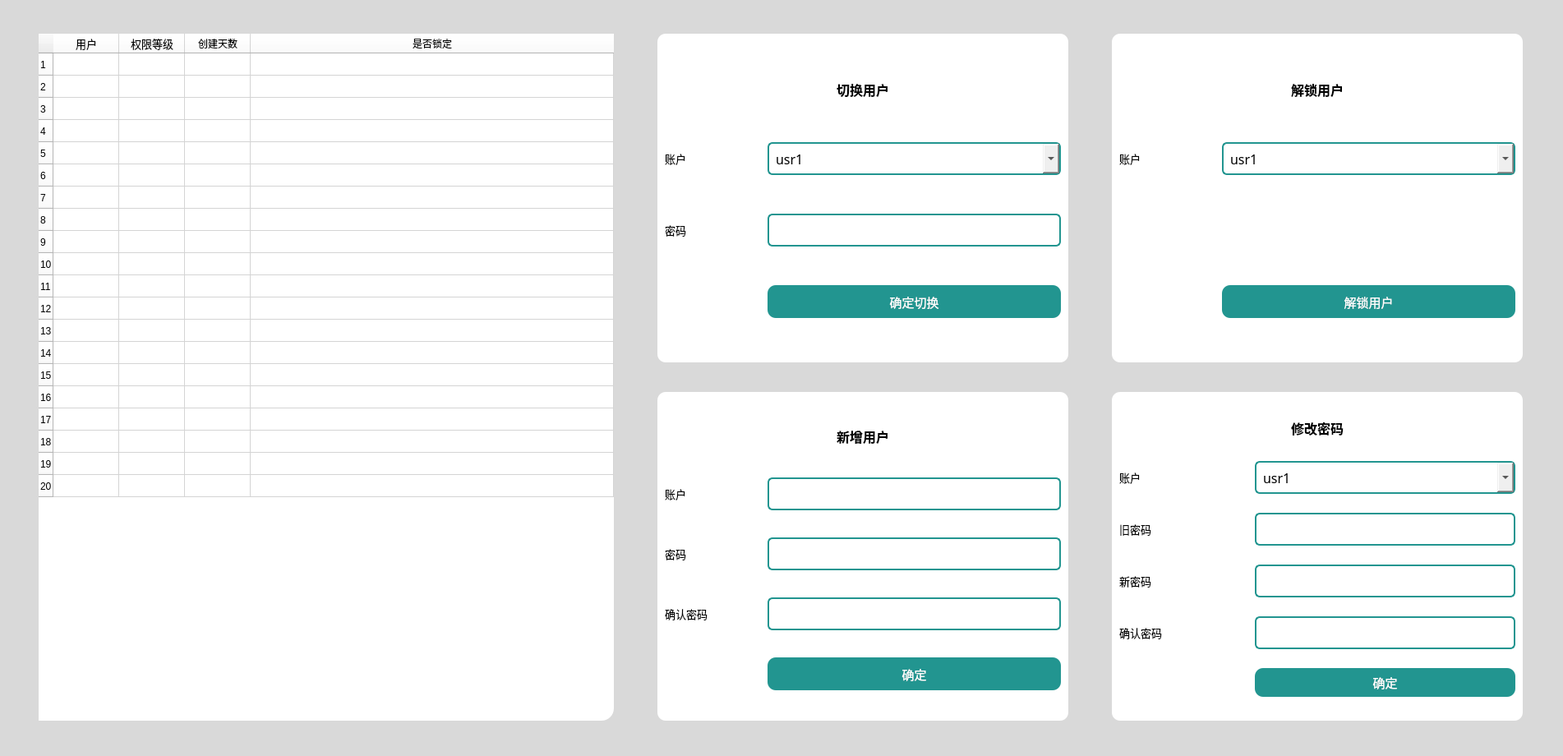
<?xml version="1.0" encoding="UTF-8"?>
<ui version="4.0">
 <class>PageUser</class>
 <widget class="QWidget" name="PageUser">
  <property name="geometry">
   <rect>
    <x>0</x>
    <y>0</y>
    <width>1902</width>
    <height>920</height>
   </rect>
  </property>
  <property name="windowTitle">
   <string>Form</string>
  </property>
  <property name="styleSheet">
   <string notr="true">QPushButton {
    background-color: #229590;  /* 蓝色背景 */
    color: white;
    border-radius: 10px;        /* 圆角大小 */
    padding: 6px 12px;          /* 内边距 */
}


/* 按钮按下效果 */
QPushButton:pressed {
    background-color: #16615e;  /* 更深的颜色 */
    padding-top: 7px;          /* 模拟下沉效果 */
    padding-bottom: 5px;
    margin-top: 1px;           /* 保持总高度不变 */
} 

QFrame
{
background-color: rgb(255, 255, 255);
border-radius: 10px; 
}

#PageUser
{
	background-color: rgb(217, 217, 217);
}

QLineEdit
{
border-radius: 6px;
border: 2px solid  rgb(34, 149, 144);       /* 边框颜色和宽度 */
padding: 4px;                    /* 内边距，避免文字太靠边 */
}


QComboBox:disabled {
    border: 2px solid #229590;
    border-radius: 6px;
    padding: 4px 8px;
    color: #666666;
}

QPushButton:disabled {
    background-color: #a7a7a7;
    color: white;
    border-radius: 10px;
    padding: 6px 12px;
}

QLineEdit:disabled {
    border-radius: 15px;
    border: 2px solid rgb(34, 149, 144);
    padding: 4px;
    color: #666666;
}</string>
  </property>
  <layout class="QGridLayout" name="gridLayout">
   <property name="leftMargin">
    <number>0</number>
   </property>
   <property name="rightMargin">
    <number>0</number>
   </property>
   <item row="1" column="2">
    <widget class="QFrame" name="framecChgPasswd">
     <property name="sizePolicy">
      <sizepolicy hsizetype="Preferred" vsizetype="Preferred">
       <horstretch>0</horstretch>
       <verstretch>0</verstretch>
      </sizepolicy>
     </property>
     <property name="maximumSize">
      <size>
       <width>500</width>
       <height>400</height>
      </size>
     </property>
     <property name="font">
      <font>
       <family>Microsoft YaHei</family>
       <pointsize>9</pointsize>
      </font>
     </property>
     <property name="styleSheet">
      <string notr="true"/>
     </property>
     <layout class="QGridLayout" name="gridLayout_3" rowstretch="1,1,1,1,0,0" columnstretch="2,4">
      <item row="5" column="1">
       <widget class="QPushButton" name="userKeyWordBtn">
        <property name="sizePolicy">
         <sizepolicy hsizetype="Preferred" vsizetype="Preferred">
          <horstretch>0</horstretch>
          <verstretch>0</verstretch>
         </sizepolicy>
        </property>
        <property name="maximumSize">
         <size>
          <width>16777215</width>
          <height>35</height>
         </size>
        </property>
        <property name="font">
         <font>
          <family>Microsoft YaHei</family>
          <pointsize>11</pointsize>
         </font>
        </property>
        <property name="styleSheet">
         <string notr="true"/>
        </property>
        <property name="text">
         <string>确定</string>
        </property>
       </widget>
      </item>
      <item row="1" column="1">
       <widget class="QComboBox" name="userCoBoxKeyWord">
        <property name="sizePolicy">
         <sizepolicy hsizetype="Preferred" vsizetype="Preferred">
          <horstretch>0</horstretch>
          <verstretch>0</verstretch>
         </sizepolicy>
        </property>
        <property name="maximumSize">
         <size>
          <width>16777215</width>
          <height>40</height>
         </size>
        </property>
        <property name="font">
         <font>
          <family>Microsoft YaHei</family>
          <pointsize>12</pointsize>
         </font>
        </property>
        <property name="styleSheet">
         <string notr="true">QComboBox {
 
    border: 2px solid #229590;
    border-radius: 6px;
    padding: 4px 8px;
}
QComboBox::drop-down {

    width: 20px;
}

/* 这是控制下拉选项背景的关键部分 */
QComboBox QAbstractItemView {
    background-color: #229590; /* 下拉选项背景色 */
    color: #ffffff; /* 下拉选项文字颜色 */
    selection-background-color: #00ff00; /* 下拉选项中选中项的背景色 */
    border: 1px solid #26c6da; /* 下拉选项边框 */
    outline: 0; /* 移除选中项的虚线框 */
    border-radius: 6px; /* 下拉选项圆角 */
}</string>
        </property>
        <property name="currentText">
         <string notr="true">usr1</string>
        </property>
        <item>
         <property name="text">
          <string>usr1</string>
         </property>
        </item>
       </widget>
      </item>
      <item row="0" column="0" colspan="2" alignment="Qt::AlignHCenter">
       <widget class="QLabel" name="label_45">
        <property name="sizePolicy">
         <sizepolicy hsizetype="Preferred" vsizetype="Preferred">
          <horstretch>0</horstretch>
          <verstretch>0</verstretch>
         </sizepolicy>
        </property>
        <property name="maximumSize">
         <size>
          <width>16777215</width>
          <height>35</height>
         </size>
        </property>
        <property name="baseSize">
         <size>
          <width>60</width>
          <height>20</height>
         </size>
        </property>
        <property name="font">
         <font>
          <family>Microsoft YaHei</family>
          <pointsize>12</pointsize>
          <bold>true</bold>
         </font>
        </property>
        <property name="text">
         <string>修改密码</string>
        </property>
       </widget>
      </item>
      <item row="1" column="0">
       <widget class="QLabel" name="label_46">
        <property name="sizePolicy">
         <sizepolicy hsizetype="Preferred" vsizetype="Preferred">
          <horstretch>0</horstretch>
          <verstretch>0</verstretch>
         </sizepolicy>
        </property>
        <property name="font">
         <font>
          <family>Microsoft YaHei</family>
          <pointsize>10</pointsize>
          <bold>false</bold>
         </font>
        </property>
        <property name="text">
         <string>账户</string>
        </property>
       </widget>
      </item>
      <item row="2" column="1">
       <widget class="QLineEdit" name="userChangeKeyword">
        <property name="sizePolicy">
         <sizepolicy hsizetype="Preferred" vsizetype="Preferred">
          <horstretch>0</horstretch>
          <verstretch>0</verstretch>
         </sizepolicy>
        </property>
        <property name="maximumSize">
         <size>
          <width>16777215</width>
          <height>40</height>
         </size>
        </property>
        <property name="font">
         <font>
          <family>Microsoft YaHei</family>
          <pointsize>10</pointsize>
         </font>
        </property>
        <property name="styleSheet">
         <string notr="true"/>
        </property>
        <property name="text">
         <string/>
        </property>
        <property name="echoMode">
         <enum>QLineEdit::Password</enum>
        </property>
       </widget>
      </item>
      <item row="3" column="1">
       <widget class="QLineEdit" name="userChangeKeyword1">
        <property name="sizePolicy">
         <sizepolicy hsizetype="Preferred" vsizetype="Preferred">
          <horstretch>0</horstretch>
          <verstretch>0</verstretch>
         </sizepolicy>
        </property>
        <property name="maximumSize">
         <size>
          <width>16777215</width>
          <height>40</height>
         </size>
        </property>
        <property name="font">
         <font>
          <family>Microsoft YaHei</family>
         </font>
        </property>
        <property name="echoMode">
         <enum>QLineEdit::Password</enum>
        </property>
       </widget>
      </item>
      <item row="2" column="0">
       <widget class="QLabel" name="label_47">
        <property name="sizePolicy">
         <sizepolicy hsizetype="Preferred" vsizetype="Preferred">
          <horstretch>0</horstretch>
          <verstretch>0</verstretch>
         </sizepolicy>
        </property>
        <property name="font">
         <font>
          <family>Microsoft YaHei</family>
          <pointsize>10</pointsize>
          <bold>false</bold>
         </font>
        </property>
        <property name="text">
         <string>旧密码</string>
        </property>
       </widget>
      </item>
      <item row="4" column="1">
       <widget class="QLineEdit" name="userChangeKeyword2">
        <property name="sizePolicy">
         <sizepolicy hsizetype="Preferred" vsizetype="Preferred">
          <horstretch>0</horstretch>
          <verstretch>0</verstretch>
         </sizepolicy>
        </property>
        <property name="maximumSize">
         <size>
          <width>16777215</width>
          <height>40</height>
         </size>
        </property>
        <property name="font">
         <font>
          <family>Microsoft YaHei</family>
         </font>
        </property>
        <property name="echoMode">
         <enum>QLineEdit::Password</enum>
        </property>
       </widget>
      </item>
      <item row="3" column="0">
       <widget class="QLabel" name="label">
        <property name="sizePolicy">
         <sizepolicy hsizetype="Preferred" vsizetype="Preferred">
          <horstretch>0</horstretch>
          <verstretch>0</verstretch>
         </sizepolicy>
        </property>
        <property name="font">
         <font>
          <family>Microsoft YaHei</family>
          <pointsize>10</pointsize>
         </font>
        </property>
        <property name="text">
         <string>新密码</string>
        </property>
       </widget>
      </item>
      <item row="4" column="0">
       <widget class="QLabel" name="label_3">
        <property name="sizePolicy">
         <sizepolicy hsizetype="Preferred" vsizetype="Preferred">
          <horstretch>0</horstretch>
          <verstretch>0</verstretch>
         </sizepolicy>
        </property>
        <property name="font">
         <font>
          <family>Microsoft YaHei</family>
          <pointsize>10</pointsize>
         </font>
        </property>
        <property name="text">
         <string>确认密码</string>
        </property>
       </widget>
      </item>
     </layout>
    </widget>
   </item>
   <item row="0" column="0" rowspan="2">
    <widget class="QTableWidget" name="userTable">
     <property name="sizePolicy">
      <sizepolicy hsizetype="Preferred" vsizetype="Preferred">
       <horstretch>0</horstretch>
       <verstretch>0</verstretch>
      </sizepolicy>
     </property>
     <property name="minimumSize">
      <size>
       <width>350</width>
       <height>0</height>
      </size>
     </property>
     <property name="maximumSize">
      <size>
       <width>700</width>
       <height>850</height>
      </size>
     </property>
     <property name="font">
      <font>
       <family>Microsoft YaHei</family>
       <pointsize>10</pointsize>
      </font>
     </property>
     <property name="styleSheet">
      <string notr="true">#userTable
 {
        border-radius: 15px;        /* 圆角半径，可根据需要调整 */
        background-color: white;    /* 可选：背景色 */
    
}</string>
     </property>
     <property name="editTriggers">
      <set>QAbstractItemView::NoEditTriggers</set>
     </property>
     <property name="gridStyle">
      <enum>Qt::SolidLine</enum>
     </property>
     <property name="wordWrap">
      <bool>true</bool>
     </property>
     <property name="cornerButtonEnabled">
      <bool>true</bool>
     </property>
     <property name="rowCount">
      <number>20</number>
     </property>
     <property name="columnCount">
      <number>4</number>
     </property>
     <attribute name="horizontalHeaderVisible">
      <bool>true</bool>
     </attribute>
     <attribute name="horizontalHeaderCascadingSectionResizes">
      <bool>false</bool>
     </attribute>
     <attribute name="horizontalHeaderMinimumSectionSize">
      <number>80</number>
     </attribute>
     <attribute name="horizontalHeaderDefaultSectionSize">
      <number>80</number>
     </attribute>
     <attribute name="horizontalHeaderHighlightSections">
      <bool>true</bool>
     </attribute>
     <attribute name="horizontalHeaderShowSortIndicator" stdset="0">
      <bool>false</bool>
     </attribute>
     <attribute name="horizontalHeaderStretchLastSection">
      <bool>true</bool>
     </attribute>
     <attribute name="verticalHeaderVisible">
      <bool>true</bool>
     </attribute>
     <attribute name="verticalHeaderCascadingSectionResizes">
      <bool>false</bool>
     </attribute>
     <attribute name="verticalHeaderMinimumSectionSize">
      <number>20</number>
     </attribute>
     <attribute name="verticalHeaderDefaultSectionSize">
      <number>27</number>
     </attribute>
     <attribute name="verticalHeaderHighlightSections">
      <bool>false</bool>
     </attribute>
     <attribute name="verticalHeaderShowSortIndicator" stdset="0">
      <bool>false</bool>
     </attribute>
     <attribute name="verticalHeaderStretchLastSection">
      <bool>false</bool>
     </attribute>
     <row/>
     <row/>
     <row/>
     <row/>
     <row/>
     <row/>
     <row/>
     <row/>
     <row/>
     <row/>
     <row/>
     <row/>
     <row/>
     <row/>
     <row/>
     <row/>
     <row/>
     <row/>
     <row/>
     <row/>
     <column>
      <property name="text">
       <string>用户</string>
      </property>
      <property name="font">
       <font>
        <pointsize>10</pointsize>
       </font>
      </property>
     </column>
     <column>
      <property name="text">
       <string>权限等级</string>
      </property>
      <property name="font">
       <font>
        <pointsize>10</pointsize>
       </font>
      </property>
     </column>
     <column>
      <property name="text">
       <string>创建天数</string>
      </property>
     </column>
     <column>
      <property name="text">
       <string>是否锁定</string>
      </property>
     </column>
     <item row="0" column="0">
      <property name="text">
       <string/>
      </property>
     </item>
     <item row="0" column="1">
      <property name="text">
       <string/>
      </property>
      <property name="font">
       <font>
        <pointsize>12</pointsize>
       </font>
      </property>
     </item>
     <item row="1" column="0">
      <property name="text">
       <string/>
      </property>
     </item>
     <item row="1" column="1">
      <property name="text">
       <string/>
      </property>
     </item>
    </widget>
   </item>
   <item row="0" column="1">
    <widget class="QFrame" name="frameSwitch">
     <property name="sizePolicy">
      <sizepolicy hsizetype="Preferred" vsizetype="Preferred">
       <horstretch>0</horstretch>
       <verstretch>0</verstretch>
      </sizepolicy>
     </property>
     <property name="minimumSize">
      <size>
       <width>200</width>
       <height>0</height>
      </size>
     </property>
     <property name="maximumSize">
      <size>
       <width>500</width>
       <height>400</height>
      </size>
     </property>
     <property name="font">
      <font>
       <family>Microsoft YaHei UI</family>
       <pointsize>9</pointsize>
      </font>
     </property>
     <property name="styleSheet">
      <string notr="true"/>
     </property>
     <layout class="QGridLayout" name="gridLayout_2" rowstretch="1,0,0,0" columnstretch="1,3">
      <property name="sizeConstraint">
       <enum>QLayout::SetMinimumSize</enum>
      </property>
      <item row="1" column="0">
       <widget class="QLabel" name="label_60">
        <property name="sizePolicy">
         <sizepolicy hsizetype="Preferred" vsizetype="Preferred">
          <horstretch>0</horstretch>
          <verstretch>0</verstretch>
         </sizepolicy>
        </property>
        <property name="font">
         <font>
          <family>Microsoft YaHei</family>
          <pointsize>10</pointsize>
          <bold>false</bold>
         </font>
        </property>
        <property name="text">
         <string>账户</string>
        </property>
       </widget>
      </item>
      <item row="2" column="1">
       <widget class="QLineEdit" name="userSwitchKeyword">
        <property name="sizePolicy">
         <sizepolicy hsizetype="Preferred" vsizetype="Preferred">
          <horstretch>0</horstretch>
          <verstretch>0</verstretch>
         </sizepolicy>
        </property>
        <property name="maximumSize">
         <size>
          <width>16777215</width>
          <height>40</height>
         </size>
        </property>
        <property name="font">
         <font>
          <family>Microsoft YaHei</family>
          <pointsize>10</pointsize>
         </font>
        </property>
        <property name="styleSheet">
         <string notr="true"/>
        </property>
        <property name="text">
         <string/>
        </property>
        <property name="echoMode">
         <enum>QLineEdit::Password</enum>
        </property>
       </widget>
      </item>
      <item row="0" column="0" colspan="2" alignment="Qt::AlignHCenter">
       <widget class="QLabel" name="label_58">
        <property name="sizePolicy">
         <sizepolicy hsizetype="Preferred" vsizetype="Preferred">
          <horstretch>0</horstretch>
          <verstretch>0</verstretch>
         </sizepolicy>
        </property>
        <property name="maximumSize">
         <size>
          <width>16777215</width>
          <height>35</height>
         </size>
        </property>
        <property name="baseSize">
         <size>
          <width>60</width>
          <height>20</height>
         </size>
        </property>
        <property name="font">
         <font>
          <family>Microsoft YaHei</family>
          <pointsize>12</pointsize>
          <bold>true</bold>
         </font>
        </property>
        <property name="text">
         <string>切换用户</string>
        </property>
       </widget>
      </item>
      <item row="1" column="1">
       <widget class="QComboBox" name="userCoBoxSwitch">
        <property name="sizePolicy">
         <sizepolicy hsizetype="Preferred" vsizetype="Preferred">
          <horstretch>0</horstretch>
          <verstretch>0</verstretch>
         </sizepolicy>
        </property>
        <property name="maximumSize">
         <size>
          <width>16777215</width>
          <height>40</height>
         </size>
        </property>
        <property name="font">
         <font>
          <family>Microsoft YaHei</family>
          <pointsize>12</pointsize>
         </font>
        </property>
        <property name="styleSheet">
         <string notr="true">QComboBox {
 
    border: 2px solid #229590;
    border-radius: 6px;
    padding: 4px 8px;
}
QComboBox::drop-down {

    width: 20px;
}

/* 这是控制下拉选项背景的关键部分 */
QComboBox QAbstractItemView {
    background-color: #229590; /* 下拉选项背景色 */
    color: #ffffff; /* 下拉选项文字颜色 */
    selection-background-color: #00ff00; /* 下拉选项中选中项的背景色 */
    border: 1px solid #26c6da; /* 下拉选项边框 */
    outline: 0; /* 移除选中项的虚线框 */
    border-radius: 6px; /* 下拉选项圆角 */
}</string>
        </property>
        <property name="currentText">
         <string notr="true">usr1</string>
        </property>
        <item>
         <property name="text">
          <string>usr1</string>
         </property>
        </item>
       </widget>
      </item>
      <item row="2" column="0">
       <widget class="QLabel" name="label_61">
        <property name="sizePolicy">
         <sizepolicy hsizetype="Preferred" vsizetype="Preferred">
          <horstretch>0</horstretch>
          <verstretch>0</verstretch>
         </sizepolicy>
        </property>
        <property name="font">
         <font>
          <family>Microsoft YaHei</family>
          <pointsize>10</pointsize>
          <bold>false</bold>
         </font>
        </property>
        <property name="text">
         <string>密码</string>
        </property>
       </widget>
      </item>
      <item row="3" column="1">
       <widget class="QPushButton" name="userSwitchBtn">
        <property name="sizePolicy">
         <sizepolicy hsizetype="Preferred" vsizetype="Preferred">
          <horstretch>0</horstretch>
          <verstretch>0</verstretch>
         </sizepolicy>
        </property>
        <property name="maximumSize">
         <size>
          <width>16777215</width>
          <height>40</height>
         </size>
        </property>
        <property name="font">
         <font>
          <family>Microsoft YaHei</family>
          <pointsize>11</pointsize>
         </font>
        </property>
        <property name="styleSheet">
         <string notr="true"/>
        </property>
        <property name="text">
         <string>确定切换</string>
        </property>
       </widget>
      </item>
     </layout>
    </widget>
   </item>
   <item row="0" column="2">
    <widget class="QFrame" name="frameDel">
     <property name="sizePolicy">
      <sizepolicy hsizetype="Preferred" vsizetype="Preferred">
       <horstretch>0</horstretch>
       <verstretch>0</verstretch>
      </sizepolicy>
     </property>
     <property name="maximumSize">
      <size>
       <width>500</width>
       <height>400</height>
      </size>
     </property>
     <property name="font">
      <font>
       <family>Microsoft YaHei UI</family>
       <pointsize>9</pointsize>
      </font>
     </property>
     <property name="styleSheet">
      <string notr="true"/>
     </property>
     <layout class="QGridLayout" name="gridLayout_6" rowstretch="1,1,1,1" columnstretch="1,3">
      <item row="0" column="0" colspan="2">
       <widget class="QLabel" name="label_50">
        <property name="sizePolicy">
         <sizepolicy hsizetype="Preferred" vsizetype="Preferred">
          <horstretch>0</horstretch>
          <verstretch>0</verstretch>
         </sizepolicy>
        </property>
        <property name="maximumSize">
         <size>
          <width>16777215</width>
          <height>35</height>
         </size>
        </property>
        <property name="font">
         <font>
          <family>Microsoft YaHei</family>
          <pointsize>12</pointsize>
          <bold>true</bold>
         </font>
        </property>
        <property name="text">
         <string>解锁用户</string>
        </property>
        <property name="alignment">
         <set>Qt::AlignCenter</set>
        </property>
       </widget>
      </item>
      <item row="1" column="0">
       <widget class="QLabel" name="label_68">
        <property name="sizePolicy">
         <sizepolicy hsizetype="Preferred" vsizetype="Preferred">
          <horstretch>0</horstretch>
          <verstretch>0</verstretch>
         </sizepolicy>
        </property>
        <property name="font">
         <font>
          <family>Microsoft YaHei</family>
          <pointsize>10</pointsize>
          <bold>false</bold>
         </font>
        </property>
        <property name="text">
         <string>账户</string>
        </property>
       </widget>
      </item>
      <item row="3" column="1">
       <widget class="QPushButton" name="userUnLockBtn">
        <property name="sizePolicy">
         <sizepolicy hsizetype="Preferred" vsizetype="Preferred">
          <horstretch>0</horstretch>
          <verstretch>0</verstretch>
         </sizepolicy>
        </property>
        <property name="maximumSize">
         <size>
          <width>16777215</width>
          <height>40</height>
         </size>
        </property>
        <property name="font">
         <font>
          <family>Microsoft YaHei</family>
          <pointsize>11</pointsize>
         </font>
        </property>
        <property name="text">
         <string>解锁用户</string>
        </property>
       </widget>
      </item>
      <item row="1" column="1">
       <widget class="QComboBox" name="userCoBoxDel">
        <property name="sizePolicy">
         <sizepolicy hsizetype="Preferred" vsizetype="Preferred">
          <horstretch>0</horstretch>
          <verstretch>0</verstretch>
         </sizepolicy>
        </property>
        <property name="maximumSize">
         <size>
          <width>16777215</width>
          <height>40</height>
         </size>
        </property>
        <property name="font">
         <font>
          <family>Microsoft YaHei</family>
          <pointsize>12</pointsize>
         </font>
        </property>
        <property name="styleSheet">
         <string notr="true">QComboBox {
 
    border: 2px solid #229590;
    border-radius: 6px;
    padding: 4px 8px;
}
QComboBox::drop-down {

    width: 20px;
}

/* 这是控制下拉选项背景的关键部分 */
QComboBox QAbstractItemView {
    background-color: #229590; /* 下拉选项背景色 */
    color: #ffffff; /* 下拉选项文字颜色 */
    selection-background-color: #00ff00; /* 下拉选项中选中项的背景色 */
    border: 1px solid #26c6da; /* 下拉选项边框 */
    outline: 0; /* 移除选中项的虚线框 */
    border-radius: 6px; /* 下拉选项圆角 */
}</string>
        </property>
        <property name="currentText">
         <string notr="true">usr1</string>
        </property>
        <item>
         <property name="text">
          <string>usr1</string>
         </property>
        </item>
       </widget>
      </item>
      <item row="2" column="1">
       <widget class="QFrame" name="frame_5">
        <property name="maximumSize">
         <size>
          <width>16777215</width>
          <height>40</height>
         </size>
        </property>
        <property name="frameShape">
         <enum>QFrame::StyledPanel</enum>
        </property>
        <property name="frameShadow">
         <enum>QFrame::Raised</enum>
        </property>
       </widget>
      </item>
     </layout>
    </widget>
   </item>
   <item row="1" column="1">
    <widget class="QFrame" name="frameAddUser">
     <property name="sizePolicy">
      <sizepolicy hsizetype="Preferred" vsizetype="Preferred">
       <horstretch>0</horstretch>
       <verstretch>0</verstretch>
      </sizepolicy>
     </property>
     <property name="minimumSize">
      <size>
       <width>200</width>
       <height>0</height>
      </size>
     </property>
     <property name="maximumSize">
      <size>
       <width>500</width>
       <height>400</height>
      </size>
     </property>
     <property name="font">
      <font>
       <family>Microsoft YaHei UI</family>
       <pointsize>9</pointsize>
      </font>
     </property>
     <property name="styleSheet">
      <string notr="true"/>
     </property>
     <layout class="QGridLayout" name="gridLayout_5" rowstretch="1,1,1,1,1" columnstretch="1,3">
      <item row="1" column="0">
       <widget class="QLabel" name="label_51">
        <property name="sizePolicy">
         <sizepolicy hsizetype="Preferred" vsizetype="Preferred">
          <horstretch>0</horstretch>
          <verstretch>0</verstretch>
         </sizepolicy>
        </property>
        <property name="font">
         <font>
          <family>Microsoft YaHei</family>
          <pointsize>10</pointsize>
          <bold>false</bold>
         </font>
        </property>
        <property name="text">
         <string>账户</string>
        </property>
       </widget>
      </item>
      <item row="2" column="1">
       <widget class="QLineEdit" name="userAddKeyword">
        <property name="sizePolicy">
         <sizepolicy hsizetype="Preferred" vsizetype="Preferred">
          <horstretch>0</horstretch>
          <verstretch>0</verstretch>
         </sizepolicy>
        </property>
        <property name="maximumSize">
         <size>
          <width>16777215</width>
          <height>40</height>
         </size>
        </property>
        <property name="font">
         <font>
          <family>Microsoft YaHei</family>
          <pointsize>10</pointsize>
         </font>
        </property>
        <property name="styleSheet">
         <string notr="true"/>
        </property>
        <property name="text">
         <string/>
        </property>
        <property name="echoMode">
         <enum>QLineEdit::Password</enum>
        </property>
       </widget>
      </item>
      <item row="4" column="1">
       <widget class="QPushButton" name="userAddBtn">
        <property name="sizePolicy">
         <sizepolicy hsizetype="Preferred" vsizetype="Preferred">
          <horstretch>0</horstretch>
          <verstretch>0</verstretch>
         </sizepolicy>
        </property>
        <property name="maximumSize">
         <size>
          <width>16777215</width>
          <height>40</height>
         </size>
        </property>
        <property name="font">
         <font>
          <family>Microsoft YaHei</family>
          <pointsize>11</pointsize>
         </font>
        </property>
        <property name="styleSheet">
         <string notr="true"/>
        </property>
        <property name="text">
         <string>确定</string>
        </property>
       </widget>
      </item>
      <item row="0" column="0" colspan="2" alignment="Qt::AlignHCenter">
       <widget class="QLabel" name="label_40">
        <property name="sizePolicy">
         <sizepolicy hsizetype="Preferred" vsizetype="Preferred">
          <horstretch>0</horstretch>
          <verstretch>0</verstretch>
         </sizepolicy>
        </property>
        <property name="maximumSize">
         <size>
          <width>1000</width>
          <height>35</height>
         </size>
        </property>
        <property name="font">
         <font>
          <family>Microsoft YaHei</family>
          <pointsize>12</pointsize>
          <bold>true</bold>
         </font>
        </property>
        <property name="text">
         <string>新增用户</string>
        </property>
       </widget>
      </item>
      <item row="2" column="0">
       <widget class="QLabel" name="label_48">
        <property name="sizePolicy">
         <sizepolicy hsizetype="Preferred" vsizetype="Preferred">
          <horstretch>0</horstretch>
          <verstretch>0</verstretch>
         </sizepolicy>
        </property>
        <property name="font">
         <font>
          <family>Microsoft YaHei</family>
          <pointsize>10</pointsize>
          <bold>false</bold>
         </font>
        </property>
        <property name="text">
         <string>密码</string>
        </property>
       </widget>
      </item>
      <item row="1" column="1">
       <widget class="QLineEdit" name="userAddUser">
        <property name="sizePolicy">
         <sizepolicy hsizetype="Preferred" vsizetype="Preferred">
          <horstretch>0</horstretch>
          <verstretch>0</verstretch>
         </sizepolicy>
        </property>
        <property name="maximumSize">
         <size>
          <width>16777215</width>
          <height>40</height>
         </size>
        </property>
        <property name="font">
         <font>
          <family>Microsoft YaHei</family>
          <pointsize>10</pointsize>
         </font>
        </property>
        <property name="styleSheet">
         <string notr="true"/>
        </property>
        <property name="text">
         <string/>
        </property>
       </widget>
      </item>
      <item row="3" column="1">
       <widget class="QLineEdit" name="userAddKeyword1">
        <property name="sizePolicy">
         <sizepolicy hsizetype="Preferred" vsizetype="Preferred">
          <horstretch>0</horstretch>
          <verstretch>0</verstretch>
         </sizepolicy>
        </property>
        <property name="maximumSize">
         <size>
          <width>16777215</width>
          <height>40</height>
         </size>
        </property>
        <property name="font">
         <font>
          <family>Microsoft YaHei</family>
          <pointsize>10</pointsize>
         </font>
        </property>
        <property name="echoMode">
         <enum>QLineEdit::Password</enum>
        </property>
       </widget>
      </item>
      <item row="3" column="0">
       <widget class="QLabel" name="label_4">
        <property name="sizePolicy">
         <sizepolicy hsizetype="Preferred" vsizetype="Preferred">
          <horstretch>0</horstretch>
          <verstretch>0</verstretch>
         </sizepolicy>
        </property>
        <property name="font">
         <font>
          <family>Microsoft YaHei</family>
          <pointsize>10</pointsize>
         </font>
        </property>
        <property name="text">
         <string>确认密码</string>
        </property>
       </widget>
      </item>
     </layout>
    </widget>
   </item>
  </layout>
 </widget>
 <resources/>
 <connections/>
</ui>
